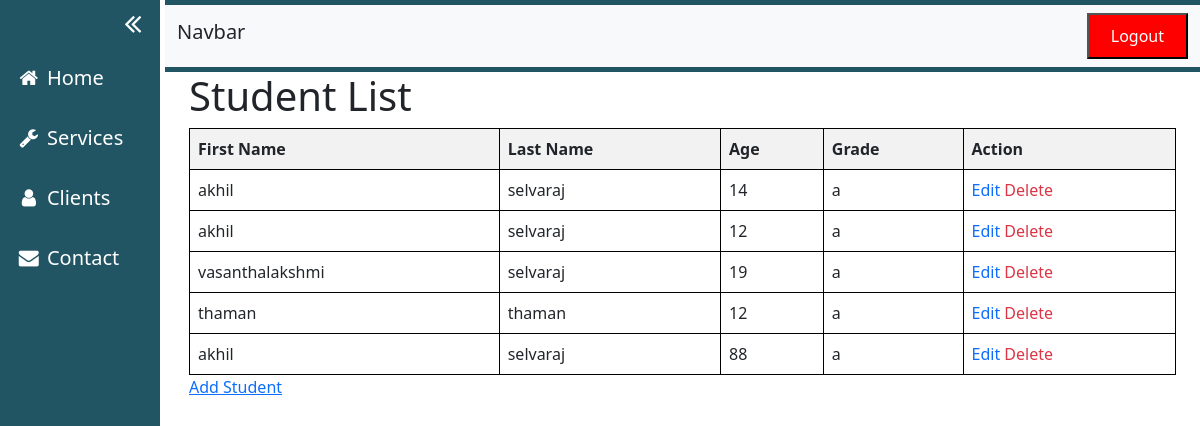
Before: / (signed in) with the older database file.
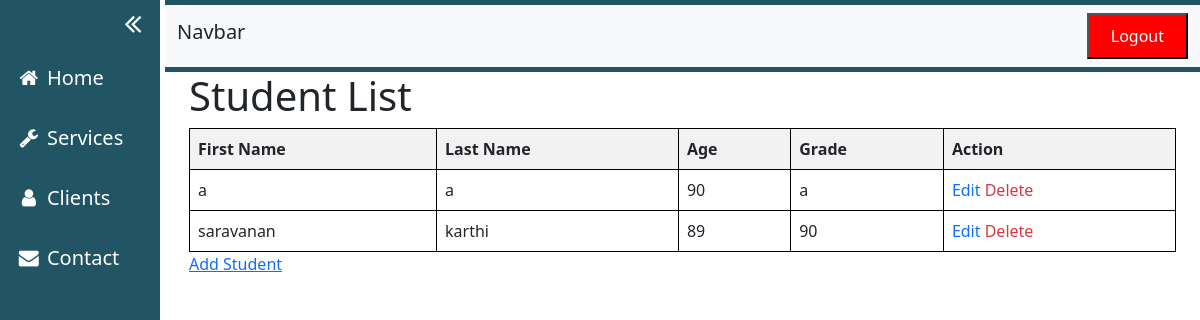
After: the same page with the newer database file.
### app/models.py (models this page shows, shortened)
class Student(models.Model):
    first_name = models.CharField(max_length=50)
    last_name = models.CharField(max_length=50)
    age = models.IntegerField()
    grade = models.CharField(max_length=5)

### app/views.py (the view)
# urls.py: path('', views.home, name='student_list'),
@login_required
def home(request):
    students = Student.objects.all()
    return render(request,'student_list.html',{'students':students})

### app/templatetags/custom_filters.py (called while the page is built)
@register.filter(name='has_permission')
def has_permission(user, permission):
    return user.has_perm(permission)

@register.filter(name='has_any_permission')
def has_any_permission(user, permissions):
    permissions_list = permissions.split(',')
    for permission in permissions_list:
        if user.has_perm(permission.strip()):
            return True
    return False

### app/templates/student_list.html (shortened to what this page needs)
{% extends 'index.html' %}
{% load custom_filters %}
{% block studentlist %}
{% load custom_filters %}
<!DOCTYPE html>
<html>
<head>
</head>
<body>
    <h1>Student List</h1>
    <table>
        <thead>
            <tr>
                <th>First Name</th>
                <th>Last Name</th>
                <th>Age</th>
                <th>Grade</th>
                {% if user|has_any_permission:"app.change_student,app.delete_student"%}
                <th>Action</th>
                {% endif %}
            </tr>
        </thead>
        <tbody>
            {% for student in students %}
            <tr>
                <td>{{ student.first_name }}</td>
                <td>{{ student.last_name }}</td>
                <td>{{ student.age }}</td>
                <td>{{ student.grade }}</td>
                {% if user|has_any_permission:"app.change_student,app.delete_student"%}
                <td>
                    <div>
                    {% if user|has_permission:"app.change_student" %}
                    <a href="/update/{{ student.id }}" class="text-decoration-none "><span class="glyphicon glyphicon-pencil ">Edit</span></a>
                    {% endif %}
                    {% if user|has_permission:"app.delete_student" %}
                    <a href="/delete/{{ student.id }}" class="text-decoration-none text-danger">Delete</a>
                    {% endif %}
                    </div>
                </td>
                {% endif %}
            </tr>
            {% endfor %}
        </tbody>
    </table>
    {% if user|has_permission:"app.add_student" %}
    <a href="{% url 'student_create' %}">Add Student</a>
    {% endif %}
</body>
</html>
{% endblock %}

### app/templates/index.html (shortened to what this page needs)
{% load static %}
<!DOCTYPE html>
<html>
<head>
<link rel="stylesheet" href="{% static 'css/index.css' %}">
<link rel="stylesheet" href="https://cdnjs.cloudflare.com/ajax/libs/font-awesome/4.7.0/css/font-awesome.min.css">
<link href="https://cdn.jsdelivr.net/npm/bootstrap@5.0.2/dist/css/bootstrap.min.css" rel="stylesheet">
</head>
<body>
  {% if user.is_authenticated %}
<div class="container-fluid p-0">
<div class="sidebar">
  <div class="minimize-button" onclick="toggleSidebar()"><i class="fa fa-fw fa-angle-double-left"></i></div>
  <a href="{% url 'student_list' %}"><i class="fa fa-fw fa-home"></i> <span class="title">Home</span></a>
  <a href="#services"><i class="fa fa-fw fa-wrench"></i> <span class="title">Services</span></a>
  <a href="#clients"><i class="fa fa-fw fa-user"></i> <span class="title">Clients</span></a>
  <a href="#contact"><i class="fa fa-fw fa-envelope"></i> <span class="title">Contact</span></a>
</div>
<div class="main">
  <nav class="navbar navbar-light bg-light ">
    <div class="container-fluid ">
      <span class="navbar-brand text-dark h1">Navbar</span>
      <span>
        <button class="logout-menu"><a class="nav-link" href="/signout/">Logout</a></button>
      </span>
    </div>
  </nav>
  <div class="px-4">
    {% block studentlist %}
    {% endblock %}
  </div>
 </div>
 </div>
    {% else %}
    <button type="submit"><a href="/signup">SignUp</a></button>
    <button type="submit"><a href="/signin">SignIn</a></button>
    {% endif %}
</body>
</html>

### app/static/css/index.css (style rules this page uses)
body { font-family: "Lato", sans-serif; }
.sidebar { height: 100%; width: 160px; position: fixed; z-index: 1; top: 0; left: 0; background-color: #215564; overflow-x: hidden; padding-top: 48px; transition: width 0.5s; }
.sidebar a { padding: 15px 8px 15px 16px; text-decoration: none; font-size: 20px; color: white; display: block; }
.main { margin-left: 160px; padding-left:5px; transition: margin-left 0.5s; }
.minimize-button { position: absolute; top: 8px; right: 8px; cursor: pointer; color: white; font-size: 30px; display: flex; align-items: center; }
.navbar { position: fixed; background-color: hsl(204, 45%, 98%); border-style: solid; border-color: #215564 ; border-width: 5px 0; }
.logout-menu { background-color: red; }
.logout-menu .nav-link { color: white; text-decoration: none; }

### app/templates/student_list.html (style rules this page uses)
table { border-collapse: collapse; width: 100%; }
th, td { border: 1px solid black; padding: 8px; text-align: left; }
th { background-color: #f2f2f2; }

Changed rows visible on the page:
removed Student: first_name "akhil", last_name "selvaraj", age "14", grade "a"
removed Student: first_name "vasanthalakshmi", last_name "selvaraj", age "19", grade "a"
removed Student: first_name "thaman", last_name "thaman", age "12", grade "a"
removed Student: first_name "akhil", last_name "selvaraj", age "88", grade "a"
changed Student (number 1 of 2 on the later page): first_name "akhil" → "a"; last_name "selvaraj" → "a"; age "12" → "90"
added Student: first_name "saravanan", last_name "karthi", age "89", grade "90"
